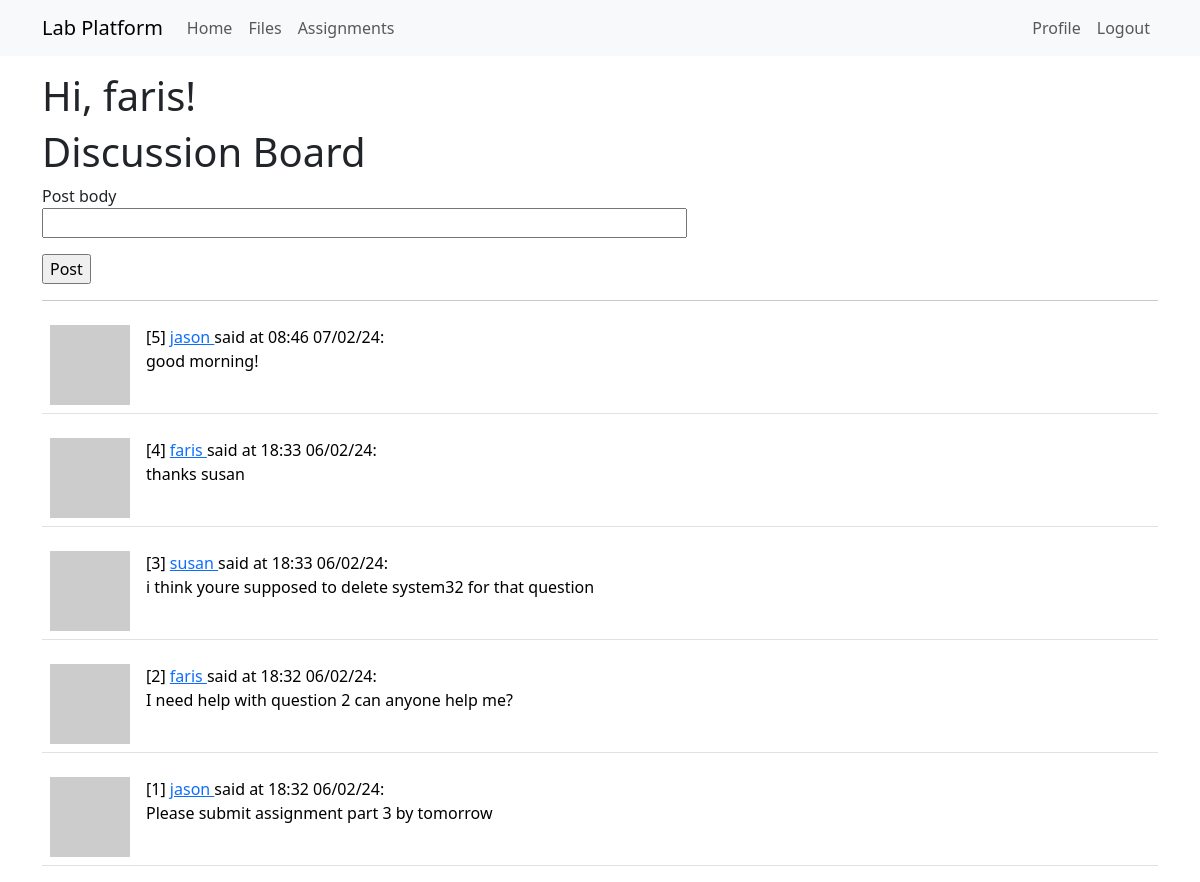
The app's page /index (signed in) with its own data.
### app/models.py (models this page shows, shortened)
class User(UserMixin, db.Model):
    id: so.Mapped[int] = so.mapped_column(primary_key=True)
    username: so.Mapped[str] = so.mapped_column(sa.String(64), index=True,
                                                unique=True)
    email: so.Mapped[str] = so.mapped_column(sa.String(120), index=True,
                                             unique=True)
    password_hash: so.Mapped[Optional[str]] = so.mapped_column(sa.String(256))
    posts: so.WriteOnlyMapped['Post'] = so.relationship(
        back_populates='author')
    files: so.WriteOnlyMapped['File'] = so.relationship(
        back_populates='uploader')
    role: so.Mapped[int] = so.mapped_column(sa.Integer, default=-1, index=True, unique=False)
    assignments: so.WriteOnlyMapped['Assignment'] = so.relationship(
        back_populates='asmtauthor')
    submissions: so.WriteOnlyMapped['Submission'] = so.relationship(
        back_populates='submitter')
    def avatar(self, size):
        digest = md5(self.email.lower().encode('utf-8')).hexdigest()
        return f'https://www.gravatar.com/avatar/{digest}?d=identicon&s={size}'
    def is_admin(self):
        return self.role == 0

class Post(db.Model):
    id: so.Mapped[int] = so.mapped_column(primary_key=True)
    body: so.Mapped[str] = so.mapped_column(sa.String(140))
    timestamp: so.Mapped[datetime] = so.mapped_column(
        index=True, default=lambda: datetime.now(timezone.utc))
    user_id: so.Mapped[int] = so.mapped_column(sa.ForeignKey(User.id),
                                               index=True)
    author: so.Mapped[User] = so.relationship(back_populates='posts')
    def get_ftime(self):
        return self.timestamp.strftime("%H:%M %d/%m/%y")

### app/routes.py (the view)
@app.route('/index', methods=['GET', 'POST'])
@login_required
def index():
    form = PostForm()
    if form.validate_on_submit():
        post = Post(body=form.body.data, user_id=current_user.id,)
        db.session.add(post)
        db.session.commit()
        flash('Posted!')
        return redirect(url_for('index'))
    return render_template('index.html',
                            title='Discussion Board',
                                posts= db.session.scalars(sa.select(Post).order_by(sa.desc(Post.timestamp))).all(),
                                form = form)

### app/forms.py
class PostForm(FlaskForm):
    body = StringField('Post body', validators=[DataRequired()])
    submit = SubmitField('Post')

### app/models.py (called while the page is built)
@login.user_loader
def load_user(id):
    return db.session.get(User, int(id))

### app/templates/index.html (shortened to what this page needs)
{% extends "base.html" %}
{% block content %}
    <h1>Hi, {{ current_user.username }}!</h1>
    <h1>Discussion Board</h1>
    <form action="" method="post">
        <p>
            {{ form.body.label }}<br>
            {{ form.body(size=64) }}<br>
        </p>
        <p>{{ form.submit() }}</p>
    <hr>
    {% for post in posts %}
        {% include '_post.html' %}
    {% endfor %}
{% endblock %}

### app/templates/base.html (shortened to what this page needs)
<!doctype html>
<html>
<head>
    <link href="https://cdn.jsdelivr.net/npm/bootstrap@5.3.2/dist/css/bootstrap.min.css" rel="stylesheet"
>
</head>
<body>
    <nav class="navbar navbar-expand-lg bg-body-tertiary">
        <div class="container">
            <a class="navbar-brand" href="{{ url_for('index') }}">Lab Platform</a>
            <div class="collapse navbar-collapse" id="navbarSupportedContent">
                <ul class="navbar-nav me-auto mb-2 mb-lg-0">
                    <li class="nav-item">
                        <a class="nav-link" aria-current="page" href="{{url_for('index')}}">Home</a>
                    </li>
                    <li class="nav-item">
                        <a class="nav-link" aria-current="page" href="{{url_for('board')}}">Files</a>
                    </li>
                    <li class="nav-item">
                        <a class="nav-link" aria-current="page" href="{{url_for('assignments')}}">Assignments</a>
                    </li>
                </ul>
                <ul class="navbar-nav mb-2 mb-lg-0">
                    {% if current_user.is_anonymous %}
                    <li class="nav-item">
                        <a class="nav-link" aria-current="page" href="{{ url_for('login') }}">Login</a>
                    </li>
                    {% else %}
                    <li class="nav-item">
                        <a class="nav-link" aria-current="page"
                            href="{{ url_for('user', username=current_user.username) }}">Profile</a>
                    </li>
                    <li class="nav-item">
                        <a class="nav-link" aria-current="page" href="{{ url_for('logout') }}">Logout</a>
                    </li>
                    {% endif %}
                </ul>
            </div>
        </div>
    </nav>
    <div class="container mt-3">
        {% block content %}{% endblock %}
    </div>
</body>
</html>

### app/templates/_post.html
<table class="table table-hover">
    <tr>
        <td width="70px">
            <a href="{{ url_for('user', username=post.author.username) }}">
                <img src="{{ post.author.avatar(70) }}" />
            </a>
        </td>
        <td>
            [{{ post.id }}]
            <a href="{{ url_for('user', username=post.author.username) }}">
                {{ post.author.username }}
            </a>
            said at {{ post.get_ftime() }}:
            <br>
            {{ post.body }}
        </td>
    </tr>
</table>

### records on screen
User: username "faris"
Post: id "5", author.username "jason", get_ftime "08:46 07/02/24", body "good morning!"
Post: id "4", author.username "faris", get_ftime "18:33 06/02/24", body "thanks susan"
Post: id "3", author.username "susan", get_ftime "18:33 06/02/24", body "i think youre supposed to delete system32 for that question"
Post: id "2", author.username "faris", get_ftime "18:32 06/02/24", body "I need help with question 2 can anyone help me?"
Post: id "1", author.username "jason", get_ftime "18:32 06/02/24", body "Please submit assignment part 3 by tomorrow"
